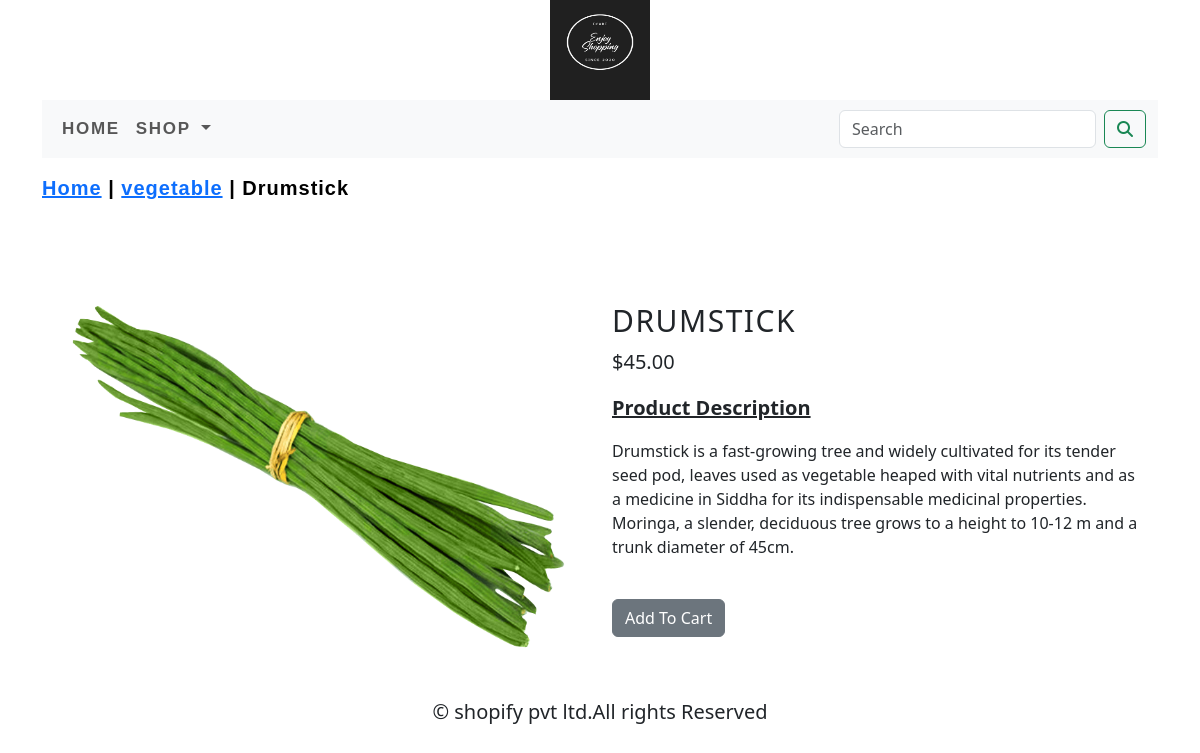
Page /shop/vegetable/drumstick/ on the committed database.
### ecommerceapp/models.py (models this page shows, shortened)
class Product(models.Model):
    name = models.CharField(max_length=250, unique=True)
    slug = models.SlugField(max_length=250, unique=True)
    description = models.TextField(blank=True)
    price=models.DecimalField(max_digits=10,decimal_places=2)
    category=models.ForeignKey(Category,on_delete=models.CASCADE)
    image = models.ImageField(upload_to='product', blank=True)
    stock=models.IntegerField()
    available=models.BooleanField(default=True)
    created=models.DateTimeField(auto_now_add=True)
    updated=models.DateTimeField(auto_now=True)
    class Meta:
        ordering=('name',)
        verbose_name='product'
        verbose_name_plural='products'

class Category(models.Model):
    name=models.CharField(max_length=250,unique=True)
    slug=models.SlugField(max_length=250,unique=True)
    description=models.TextField(blank=True)
    image=models.ImageField(upload_to='category',blank=True)
    class Meta:
        ordering=('name',)
        verbose_name='category'
        verbose_name_plural='categories'
    def get_url(self):
        return reverse('ecommerceapp:products_by_category',args=[self.slug])
    def __str__(self):
        return '{}'.format(self.name)

### ecommerceapp/views.py (the view)
# urls.py: path('<slug:c_slug>/<slug:product_slug>/',views.proDetail,name='proDetail'),
def proDetail(request,c_slug,product_slug):
    try:
        product=Product.objects.get(category__slug=c_slug,slug=product_slug)
    except Exception as e:
        raise e
    return render(request,"product.html",{'product':product})

### cart_app/context_processors.py (called while the page is built)
def counter(request):
    item_count=0
    if 'admin' in request.path:
        return {}
    else:
        try:
            cart=Cart.objects.filter(cart_id=_cart_id(request))
            cart_items=CartItem.objects.all().filter(cart=cart[:1])
            for cart_item in cart_items:
                item_count += cart_item.quantity
        except Cart.DoesNotExist:
            item_count=0
    return dict(item_count=item_count)

### cart_app/views.py (called while the page is built)
def _cart_id(request):
    cart=request.session.session_key
    if not cart:
        cart=request.session.create()
    return cart

### ecommerceapp/context_processors.py (called while the page is built)
def menu_links(request):
    links=Category.objects.all()
    return dict(links=links)

### templates/product.html (shortened to what this page needs)
{% extends 'base.html' %}
{% load static %}
{% block content %}
<div class="row my_prod_row_class" style="padding-top:15px;">
  <div class="mx_auto" style="color:black;font-size:20px;text-decoration:none;font-family: 'Poppins', sans-serif;font-weight:bold;letter-spacing:.05em;">
    <p><a href="{% url 'ecommerceapp:allProCat' %}">Home</a> | <a href="{{product.category.get_url}}">{{product.category}}</a> | {{product.name}}</p>
  </div>
</div>
<div class="container">
<br>
  <div class="row" >
  <div class="col-12 col-sm-12 col-md-12 col-lg-6 text-center">
    <div class="min-width:18rem">
      <img src="{{product.image.url}}" alt="{{product.name}}" style="width:100%;height:auto;">
    </div>
  </div>
    <div class="col-12 col-sm-12 col-md-12 col-lg-6">
      <div>
      <h1 class="my_prod_title" style="font-size: 30px;padding-top: 40px;text-transform:uppercase;letter-spacing:.05em;">{{product.name}}</h1>
      <p style="font-size:20px;">${{product.price}}</p>
      <p style="font-weight:bold;font-size:20px;"><u>Product Description</u></p>
      <p class="text-justify" >{{product.description}}</p>
      {% if product.stock <= 0 %}
        <p class="text-justify" style="font-weight:bold;font-size:20px;"><b>Out Of Stock</b></p>
      {% else %}
        <br>
        <a href="{% url 'cart_app:add_cart' product.id %}" class="btn btn-secondary">Add To Cart</a>
      {% endif %}
    </div>
  </div>
</div>
  </div>
{% endblock %}

### static/css/custom.css (style rules this page uses)
.text-center { padding-top:20px; font-size:20px; }
.my_prod_row_class { padding-top:20px; padding-bottom:20px; }
.my_prod_row_class .mx_auto { color:black; font-size:15px; text-decoration:none; }

### rows in the picture
Product: category "vegetable", name "Drumstick", image (picture), name "DRUMSTICK", price "45.00", description "Drumstick is a fast-growing tree and widely cultivated for its tender seed pod, leaves used as vegetable heaped with vital nutrients and as a medicine in Siddha for its indispensable medicinal properties. Moringa, a slender, deciduous tree grows to a height to 10-12 m and a trunk diameter of 45cm."
